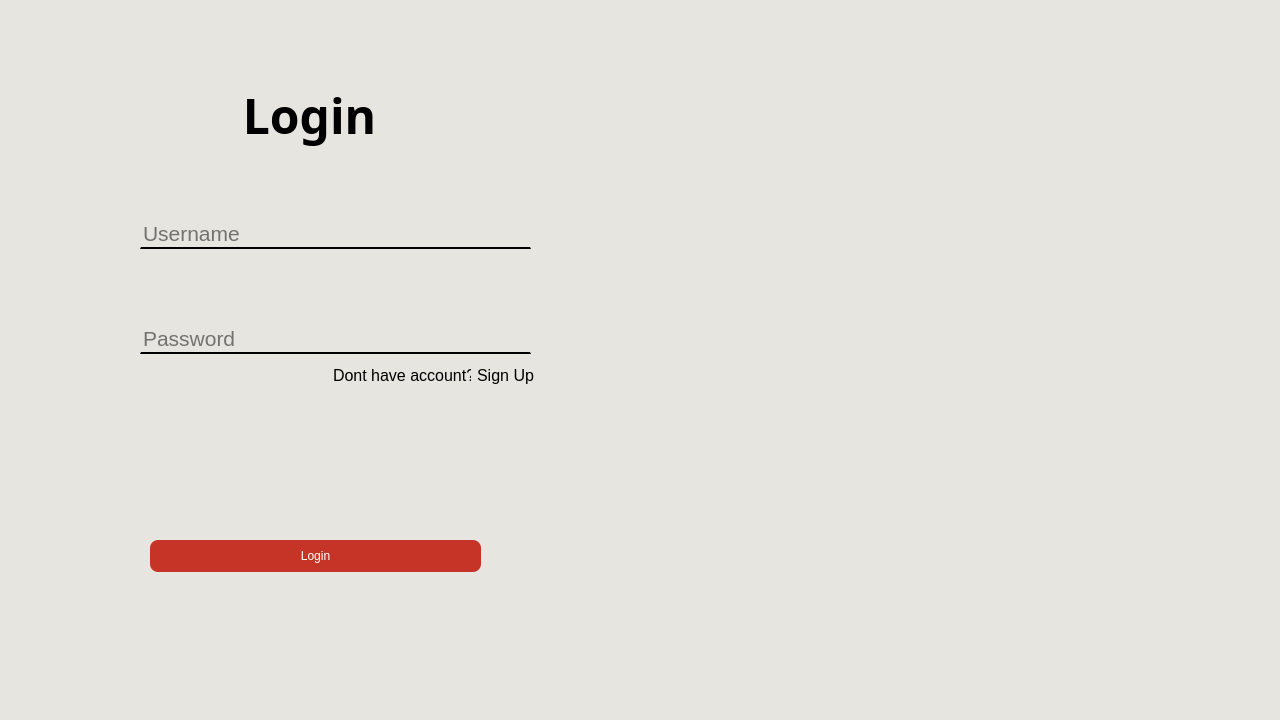
<?xml version="1.0" encoding="UTF-8"?>
<ui version="4.0">
 <class>MainWindow</class>
 <widget class="QMainWindow" name="MainWindow">
  <property name="geometry">
   <rect>
    <x>0</x>
    <y>0</y>
    <width>1280</width>
    <height>720</height>
   </rect>
  </property>
  <property name="windowTitle">
   <string>MainWindow</string>
  </property>
  <property name="autoFillBackground">
   <bool>false</bool>
  </property>
  <property name="styleSheet">
   <string notr="true">background-color:rgb(231, 229, 223)</string>
  </property>
  <widget class="QWidget" name="centralwidget">
   <widget class="QFrame" name="leftFrame">
    <property name="enabled">
     <bool>true</bool>
    </property>
    <property name="geometry">
     <rect>
      <x>40</x>
      <y>20</y>
      <width>561</width>
      <height>661</height>
     </rect>
    </property>
    <property name="font">
     <font>
      <italic>false</italic>
      <bold>false</bold>
      <kerning>true</kerning>
     </font>
    </property>
    <property name="styleSheet">
     <string notr="true">color:black;
font:&quot;KoHo&quot;;</string>
    </property>
    <property name="frameShape">
     <enum>QFrame::NoFrame</enum>
    </property>
    <property name="frameShadow">
     <enum>QFrame::Plain</enum>
    </property>
    <property name="lineWidth">
     <number>0</number>
    </property>
    <widget class="QLabel" name="loginLabel">
     <property name="geometry">
      <rect>
       <x>80</x>
       <y>10</y>
       <width>379</width>
       <height>171</height>
      </rect>
     </property>
     <property name="font">
      <font>
       <family>KoHo</family>
       <pointsize>-1</pointsize>
       <italic>false</italic>
       <bold>true</bold>
      </font>
     </property>
     <property name="styleSheet">
      <string notr="true">font-size: 48px; font-weight:bold;</string>
     </property>
     <property name="text">
      <string>Login</string>
     </property>
     <property name="alignment">
      <set>Qt::AlignCenter</set>
     </property>
    </widget>
    <widget class="QPushButton" name="loginBtn">
     <property name="geometry">
      <rect>
       <x>110</x>
       <y>520</y>
       <width>331</width>
       <height>32</height>
      </rect>
     </property>
     <property name="styleSheet">
      <string notr="true">QPushButton{
	border-radius: 8px;
	background-color:#C63428;
	color:rgb(255, 255, 255);
	transition: background-color 0.3s ease, color 0.3s ease;
}
QPushButton:hover{
	background-color:#A82A20;
}
</string>
     </property>
     <property name="text">
      <string>Login</string>
     </property>
    </widget>
    <widget class="QLabel" name="label">
     <property name="geometry">
      <rect>
       <x>70</x>
       <y>200</y>
       <width>24</width>
       <height>24</height>
      </rect>
     </property>
     <property name="text">
      <string/>
     </property>
     <property name="pixmap">
      <pixmap resource="../../picture/resource.qrc">:/icon/user.png</pixmap>
     </property>
     <property name="scaledContents">
      <bool>true</bool>
     </property>
    </widget>
    <widget class="QLabel" name="label_2">
     <property name="geometry">
      <rect>
       <x>70</x>
       <y>310</y>
       <width>24</width>
       <height>24</height>
      </rect>
     </property>
     <property name="text">
      <string/>
     </property>
     <property name="pixmap">
      <pixmap resource="../../picture/resource.qrc">:/icon/lock.png</pixmap>
     </property>
     <property name="scaledContents">
      <bool>true</bool>
     </property>
    </widget>
    <widget class="QWidget" name="layoutWidget">
     <property name="geometry">
      <rect>
       <x>100</x>
       <y>200</y>
       <width>391</width>
       <height>134</height>
      </rect>
     </property>
     <layout class="QVBoxLayout" name="verticalLayout_2">
      <item>
       <widget class="QLineEdit" name="usernameInput">
        <property name="font">
         <font>
          <pointsize>16</pointsize>
          <italic>false</italic>
          <bold>false</bold>
         </font>
        </property>
        <property name="styleSheet">
         <string notr="true">border-top:none;
border-bottom:2px solid black;</string>
        </property>
        <property name="placeholderText">
         <string>Username</string>
        </property>
       </widget>
      </item>
      <item>
       <spacer name="verticalSpacer">
        <property name="orientation">
         <enum>Qt::Vertical</enum>
        </property>
        <property name="sizeHint" stdset="0">
         <size>
          <width>20</width>
          <height>68</height>
         </size>
        </property>
       </spacer>
      </item>
      <item>
       <widget class="QLineEdit" name="passwordInput">
        <property name="font">
         <font>
          <pointsize>16</pointsize>
          <italic>false</italic>
          <bold>false</bold>
         </font>
        </property>
        <property name="styleSheet">
         <string notr="true">border-top:none;
border-bottom:2px solid black;</string>
        </property>
        <property name="echoMode">
         <enum>QLineEdit::Password</enum>
        </property>
        <property name="placeholderText">
         <string>Password</string>
        </property>
       </widget>
      </item>
     </layout>
    </widget>
    <widget class="QWidget" name="layoutWidget">
     <property name="geometry">
      <rect>
       <x>293</x>
       <y>340</y>
       <width>201</width>
       <height>31</height>
      </rect>
     </property>
     <layout class="QHBoxLayout" name="horizontalLayout_2">
      <item alignment="Qt::AlignVCenter">
       <widget class="QLabel" name="label_3">
        <property name="font">
         <font>
          <pointsize>12</pointsize>
          <italic>false</italic>
          <bold>false</bold>
         </font>
        </property>
        <property name="text">
         <string>Dont have account?</string>
        </property>
       </widget>
      </item>
      <item alignment="Qt::AlignVCenter">
       <widget class="QPushButton" name="signinBtn">
        <property name="font">
         <font>
          <pointsize>12</pointsize>
          <italic>false</italic>
          <bold>false</bold>
         </font>
        </property>
        <property name="styleSheet">
         <string notr="true">QPushButton{
	border: none;
	background: none;
}
QPushButton:hover{
	border: none;
	background: none;
	color:blue;
	text-decoration: underline;
}
</string>
        </property>
        <property name="text">
         <string>Sign Up</string>
        </property>
        <property name="autoDefault">
         <bool>false</bool>
        </property>
        <property name="flat">
         <bool>false</bool>
        </property>
       </widget>
      </item>
     </layout>
    </widget>
   </widget>
   <widget class="QLabel" name="rightPic">
    <property name="geometry">
     <rect>
      <x>650</x>
      <y>-10</y>
      <width>901</width>
      <height>731</height>
     </rect>
    </property>
    <property name="text">
     <string/>
    </property>
    <property name="pixmap">
     <pixmap resource="../../picture/resource.qrc">:/icon/MH_SM_40BW.jpg</pixmap>
    </property>
    <property name="scaledContents">
     <bool>true</bool>
    </property>
    <property name="alignment">
     <set>Qt::AlignBottom|Qt::AlignRight|Qt::AlignTrailing</set>
    </property>
   </widget>
  </widget>
 </widget>
 <resources>
  <include location="../../picture/resource.qrc"/>
  <include location="../../../../../Pic/resource.qrc"/>
 </resources>
 <connections/>
</ui>
